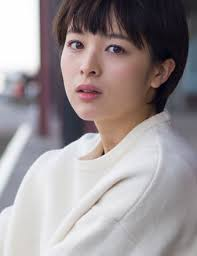
#> input picture images/seino.jpg, 197 x 256 px
$ jupyter execute Gamma.ipynb
#> lines starting #> are read from the running program, lines starting #| are printed output that depends on the picture
[cell 1]
import cv2
import numpy as np
from matplotlib import pyplot as plt

img = cv2.imread('./images/seino.jpg')
#> img is the input picture: shape (256, 197, 3); mean B, G, R 150, 147.7, 156
img = cv2.cvtColor(img, cv2.COLOR_BGR2RGB)

gamma = 0.5

gamma_cvt = np.zeros((256,1),dtype = 'uint8')

for i in range(256):
    gamma_cvt[i][0] = 255 * (float(i)/255) ** (1.0/gamma)

img_gamma = cv2.LUT(img,gamma_cvt)
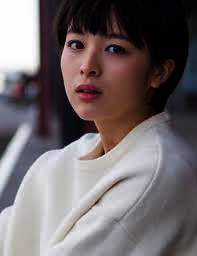
#> img_gamma: shape (256, 197, 3); mean R, G, B 113.4, 105.3, 107.5


cv2.imshow("seino",img)
cv2.imshow("gamma",img_gamma)

plt.imshow(img)
plt.show()

plt.imshow(img_gamma)
plt.show()


$ run again, with images/ishiharasatomi.jpeg copied over images/seino.jpg
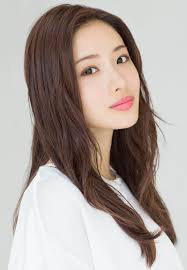
#> input picture images/ishiharasatomi.jpeg, 187 x 270 px
#> img is the input picture: shape (270, 187, 3); mean B, G, R 158.4, 164.1, 175.3
#> `img_gamma = cv2.LUT(img,gamma_cvt)`:
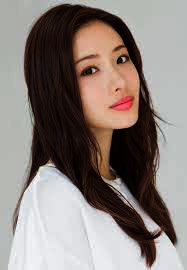
#> img_gamma: shape (270, 187, 3); mean R, G, B 138.6, 128.6, 123.3

$ run again, with images/kimuratakuya.jpeg copied over images/seino.jpg
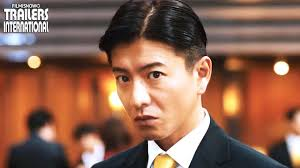
#> input picture images/kimuratakuya.jpeg, 300 x 168 px
#> img is the input picture: shape (168, 300, 3); mean B, G, R 82.4, 100.1, 139.9
#> `img_gamma = cv2.LUT(img,gamma_cvt)`:
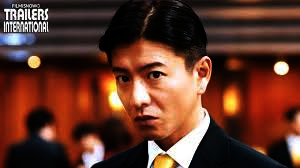
#> img_gamma: shape (168, 300, 3); mean R, G, B 97.2, 54, 40.7
